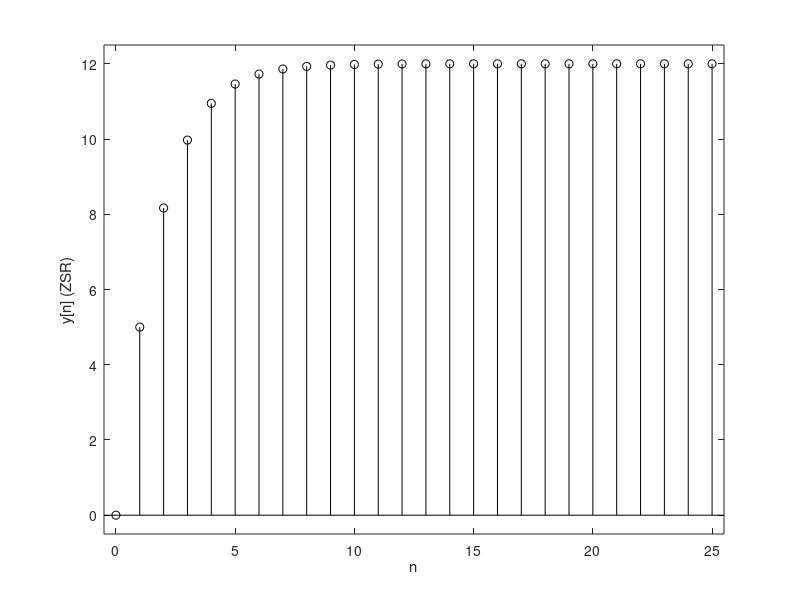

This chart was generated by the following MATLAB code:
A = [0 1;-1/6 5/6]; B = [0; 1]; C = [-1 5]; D = 0;
        N = 25; x = ones(1,N+1); n = (0:N); 
        [num,den] = ss2tf(A,B,C,D); 
        y = filter(num,den,x);
        clf; stem(n,y,'k'); xlabel('n'); ylabel('y[n] (ZSR)');
        axis([-.5 25.5 -0.5 12.5]);
        % Similar to CE10(7), an equivalent method is:
        % sys = ss(A,B,C,D,-1); y = lsim(sys,x,n);
output=y;